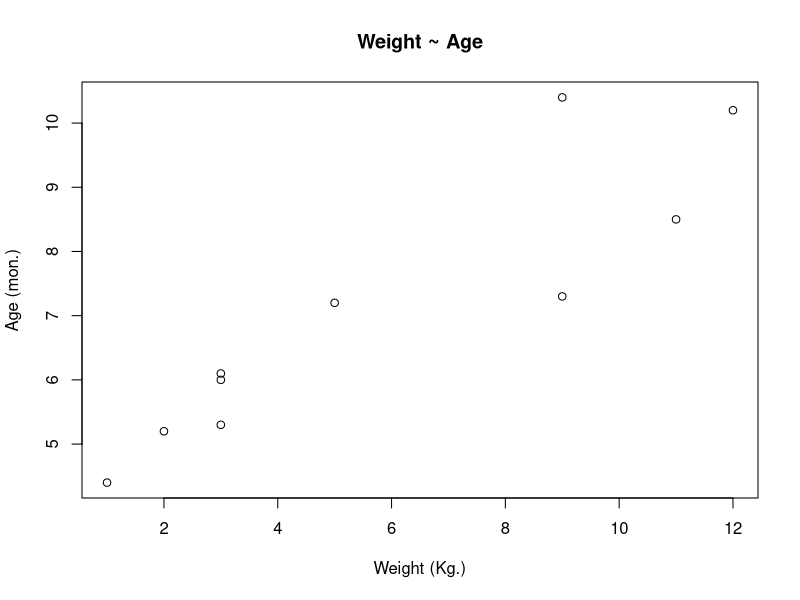

Write R code to recreate this figure.
# practising on variables in R

age <- c(1, 3, 5, 2, 11, 9, 3, 9, 12, 3)
weight <- c(4.4, 5.3, 7.2, 5.2, 8.5, 7.3, 6.0, 10.4, 10.2, 6.1)

mean(weight)
sd(weight)
cor(age, weight)

plot(age, weight, main = "Weight ~ Age", xlab = "Weight (Kg.)", ylab="Age (mon.)")

dev.print(pdf, 'age_weight_plot.pdf')
